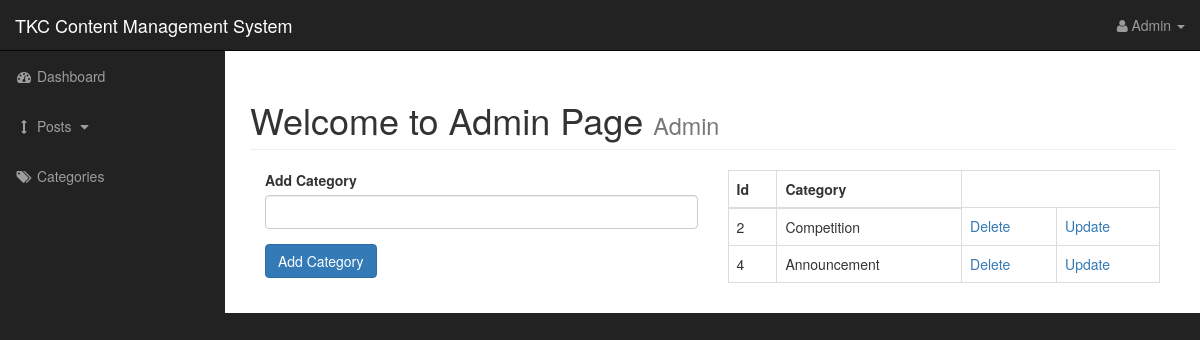
Screenshot of /htdocs/Project/admin/categories.php with the database file from the repository.
### tables this page shows
CREATE TABLE `categories` (
  `cat_id` int(3) NOT NULL,
  `cat_title` varchar(255) NOT NULL
);

### htdocs/Project/admin/functions.php (the view, shortened to what this page needs)
<?php
function find_all_categories()
{
    global $connection;
    $select_query = "SELECT * FROM categories";
    $select_categories = mysqli_query($connection, $select_query);
    while ($row = mysqli_fetch_assoc($select_categories)) {
        $cat_id = $row['cat_id'];
        $cat_title = $row['cat_title'];
        echo "<tr>
                <td>{$cat_id}</td>
                <td>{$cat_title}</td>
                <td><a href='categories.php?delete={$cat_id}'>Delete</a></td>
                <td><a href='categories.php?update={$cat_id}&category={$cat_title}'>Update</a></td>
            </tr>";
    }
}

### htdocs/Project/admin/css/sb-admin.css (style rules this page uses)
body { margin-top: 100px; background-color: #222; }
@media (min-width:768px) { body { margin-top: 50px; } }

### rows the page displays
categories: cat_id "2", cat_title "Competition"
categories: cat_id "4", cat_title "Announcement"
